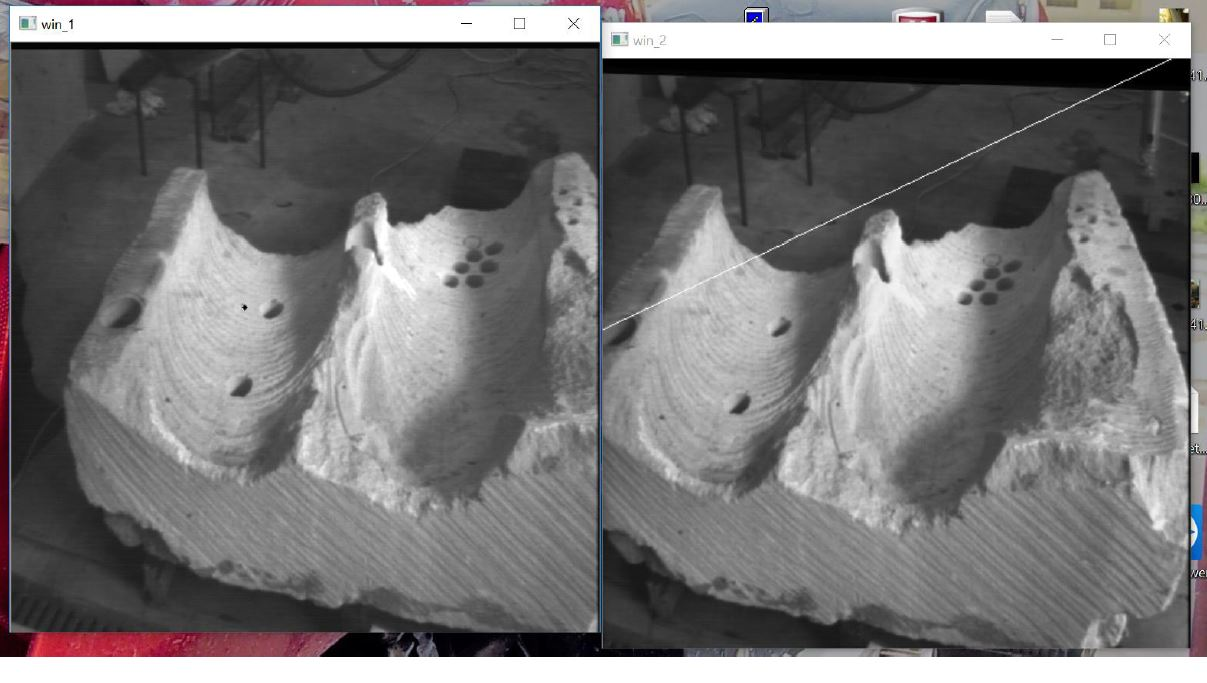
#> input picture Image/ELEstim.JPG, 1207 x 683 px
$ python Main.py ../Image/ELEstim.JPG ../Image/ELEstim.JPG
#> lines starting #> are read from the running program, lines starting #| are printed output that depends on the picture
import cv2
import sys
import numpy as np

WIN_1 = "win_1"
WIN_2 = "win_2"
win_1_point_list = []
win_2_point_list = []
img1 = []
img2 = []
F = np.matrix([[0, 0, 0], [0, 0, 0], [0, 0, 0]])


# [89 lines left out: functions win2_line_draw_mouse_event_callback, draw_epipolar_line, draw_line, win1_line_draw_mouse_event_callback, compute_epipole, win1_mouse_event_callback and 1 more, not called in this run]


def read_command_line():
    command_args_length = len(sys.argv)
    if command_args_length == 3:
        img1_name = sys.argv[1]
        img2_name = sys.argv[2]
        return img1_name, img2_name
    else:
        print("Failed To Read Command Line : usage Main.py image1name image2name")
        exit(-1)


def initialize_images(img1_name, img2_name, re_initialize):
#> called with img1_name = '../Image/ELEstim.JPG', img2_name = '../Image/ELEstim.JPG', re_initialize = False
    global img1, img2

    img1 = cv2.imread(img1_name)
#> img1 is the input picture: shape (683, 1207, 3); mean B, G, R 116.6, 115.9, 117.6
    img1 = cv2.cvtColor(img1, cv2.COLOR_BGR2GRAY)
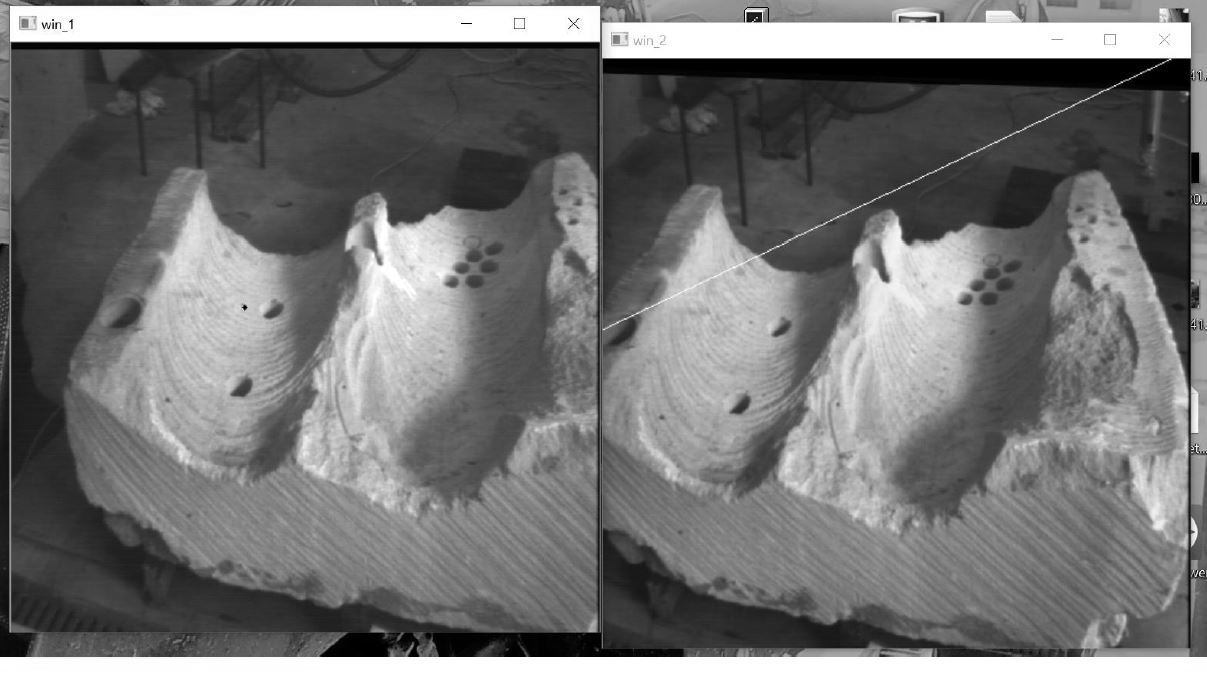
#> img1: shape (683, 1207); min 0, max 255, mean 116.5
    cv2.namedWindow(WIN_1)
    img2 = cv2.imread(img2_name)
    img2 = cv2.cvtColor(img2, cv2.COLOR_BGR2GRAY)
    cv2.namedWindow(WIN_2)

    if re_initialize:
        cv2.setMouseCallback(WIN_1, win1_line_draw_mouse_event_callback)
        cv2.setMouseCallback(WIN_2, win2_line_draw_mouse_event_callback)
    else:
        cv2.setMouseCallback(WIN_1, win1_mouse_event_callback)
        cv2.setMouseCallback(WIN_2, win2_mouse_event_callback)
    return img1, img2


def display_images():
    cv2.imshow(WIN_1, img1)
    cv2.imshow(WIN_2, img2)
    return


def compute_mean_sd(point_list):
#> (the run stopped early here; a loop or call above may not have finished)
